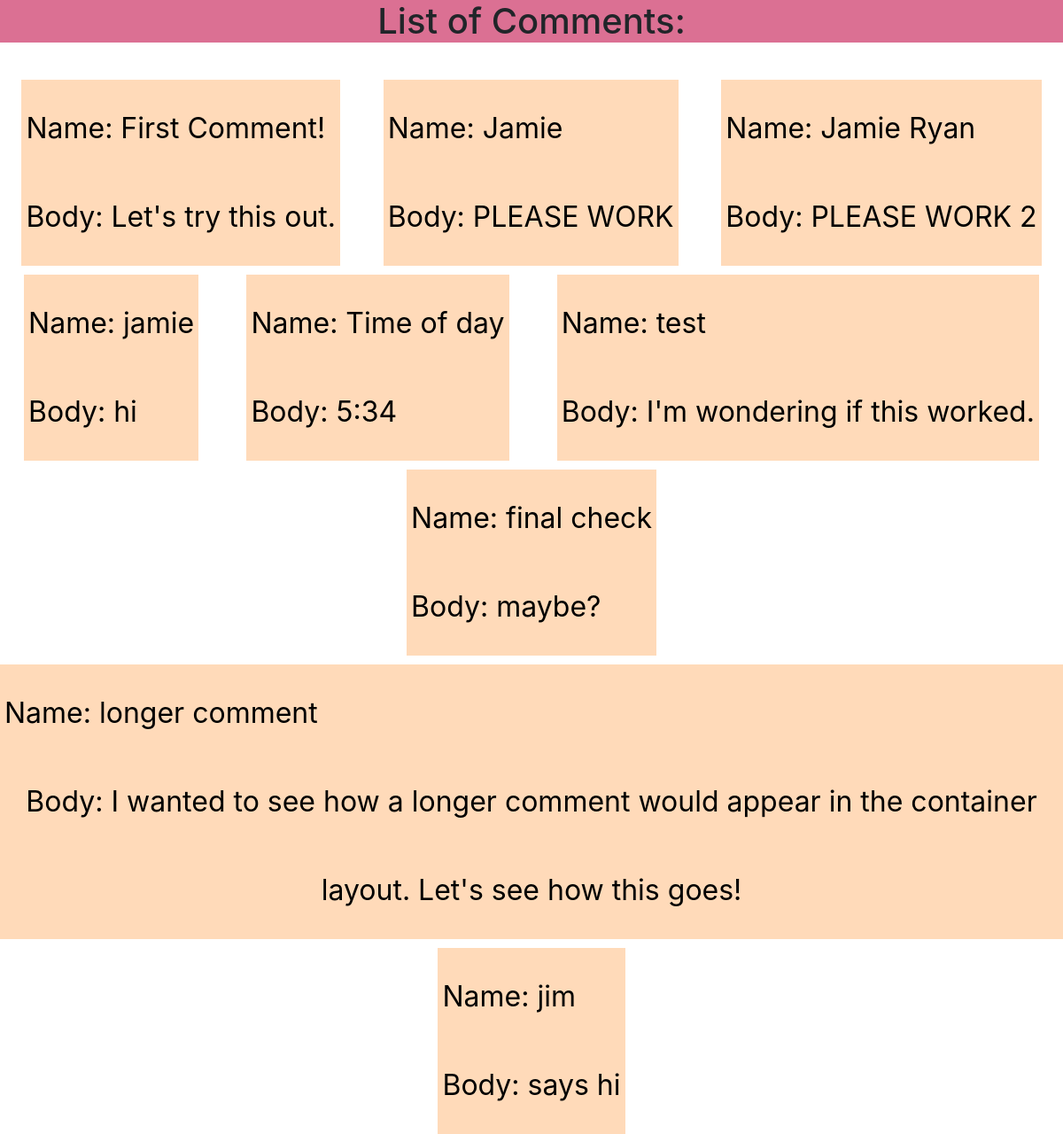
The page /polls/comments/list on the database its author committed.
### polls/models.py (models this page shows, shortened)
class Comments(models.Model):
    name= models.CharField(null=False, max_length=200)
    body= models.TextField()

### polls/views.py (the view)
# urls.py: path('comments/list', views.comments_list, name='comments'),
def comments_list(request):
    com_list = Comments.objects.all()
    context = {'com_list': com_list}
    return render(request, 'polls/comments.html', context)

### polls/templates/polls/comments.html (shortened to what this page needs)
{% load static %}
<!doctype html>
<link rel="stylesheet" type="text/css" href="{% static 'polls/style.css' %}">
<head>
    <link rel="stylesheet" href="https://maxcdn.bootstrapcdn.com/bootstrap/4.0.0/css/bootstrap.min.css">
    <h1>List of Comments: </h1>
    <br>
</head>
<body>
        <div class="container-sm">
            {% for comment in com_list %}
                <div class="item">
                    <div class="col">
                        <div class="row">Name: {{comment.name}} </div>
                        <div class="row">Body: {{comment.body}}</div>
                    </div>
                </div>
                {% empty %}
                    <p>No comments.</p>
            {% endfor %}
        </div>
</body>
</html>

### polls/static/polls/style.css (style rules this page uses)
body { background: white url("images/background.gif") no-repeat; }
.container-sm { display: flex; justify-content: space-around; flex-flow: row wrap; align-items: center; }
.item { background: peachpuff; padding: 5px; margin-top: 10px; line-height: 100px; color: black; font-size: 2em; text-align: center; }
h1 { color: black; text-align: center; background-color: palevioletred }

### rows shown on the page
Comments: name "First Comment!", body "Let's try this out."
Comments: name "Jamie", body "PLEASE WORK"
Comments: name "Jamie Ryan", body "PLEASE WORK 2"
Comments: name "jamie", body "hi"
Comments: name "Time of day", body "5:34"
Comments: name "test", body "I'm wondering if this worked."
Comments: name "final check", body "maybe?"
Comments: name "longer comment", body "I wanted to see how a longer comment would appear in the container layout. Let's see how this goes!"
Comments: name "jim", body "says hi"
